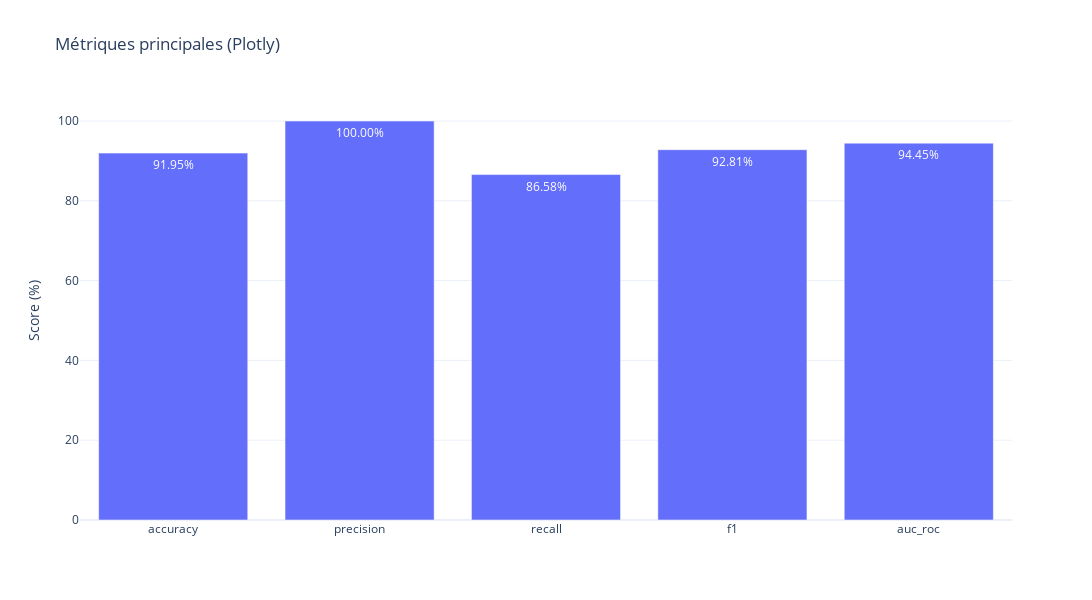

The notebook cell this image was saved under:
### Code cell
# Injection de dépendances
plotter = PlotlyMetricsPlotter(logger=logger)
threshold_policy = DecisionThresholdPolicy.balanced_policy()
metrics_adapter = SklearnMetricsAdapter()
evaluator = EvaluationService(metrics_adapter=metrics_adapter, decision_threshold=threshold_policy, plotter=plotter)
results = evaluator.evaluate(y_true, y_proba)
print(results)

evaluator.plotter(
    results.extra_metrics,
    title="Métriques principales (Plotly)", #title = Métriques critiques (Matplot), title="Métriques critiques (Plotly)", title="Model Evaluation Metrics"
    selected_metrics=["accuracy", "precision", "recall", "f1", "auc_roc"] 
)

### Figure 1 — Plotly figure (JSON) as saved in the notebook; plotly's stock layout.template omitted (floating-point values rounded to 4 significant figures)
{"data": [{"text": ["91.95%", "100.00%", "86.58%", "92.81%", "94.45%"], "textposition": "auto", "type": "bar", "x": ["accuracy", "precision", "recall", "f1", "auc_roc"], "y": [91.95, 100, 86.58, 92.81, 94.45]}], "layout": {"height": 600, "title": {"text": "Métriques principales (Plotly)"}, "width": 1800, "yaxis": {"title": {"text": "Score (%)"}}}}
